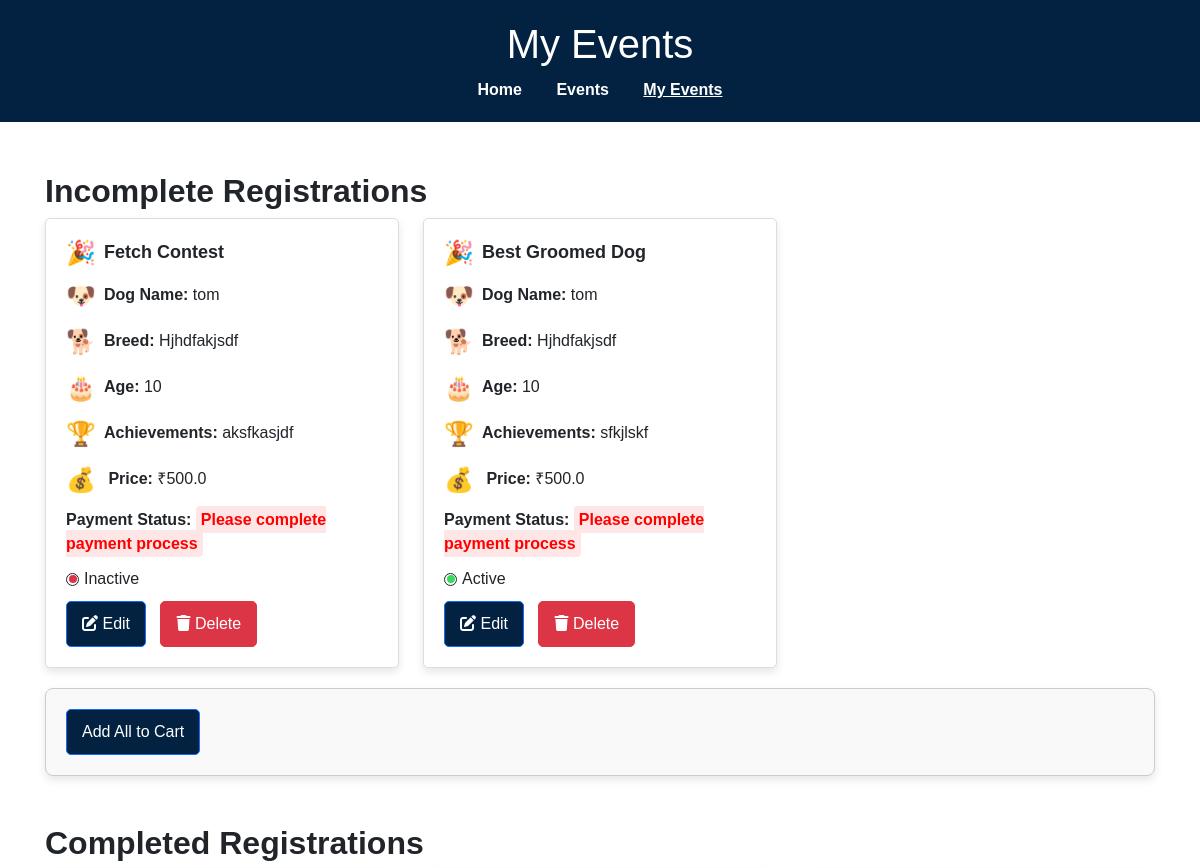
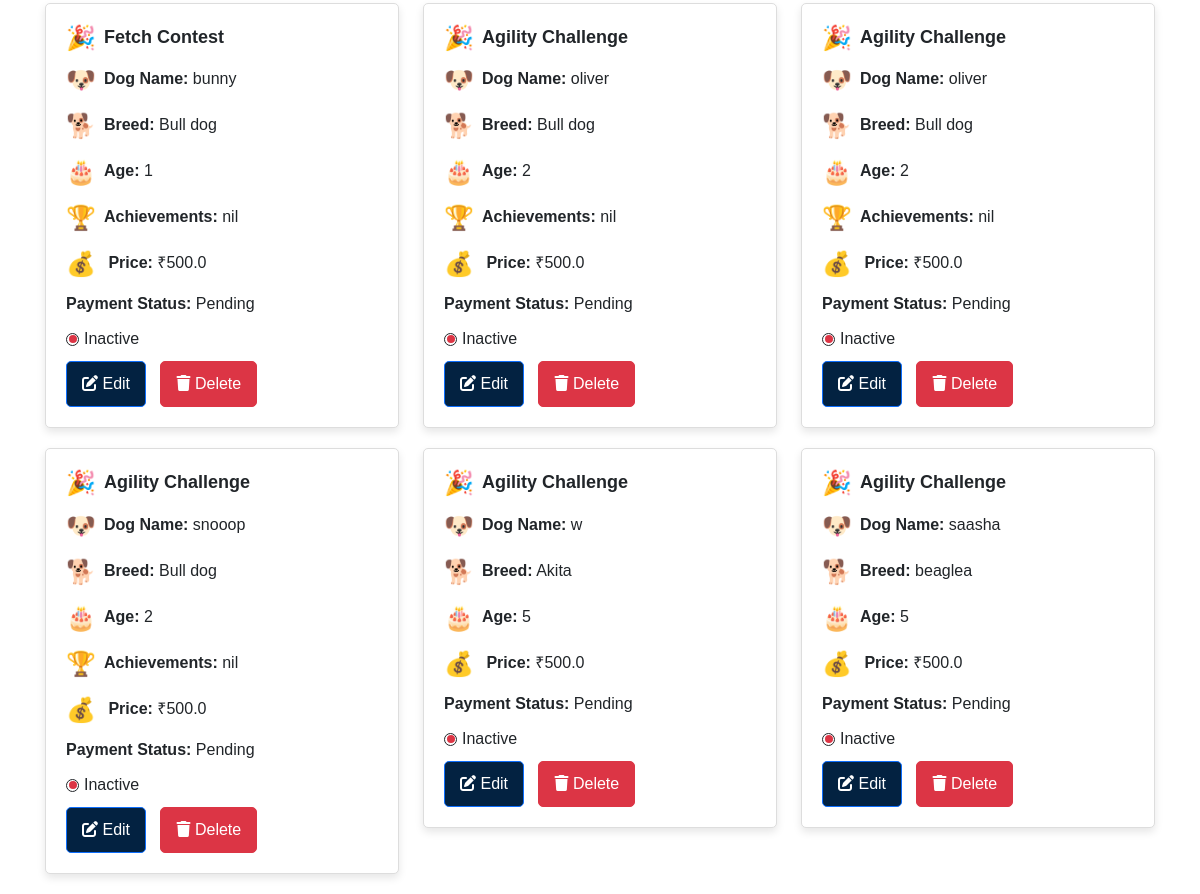
Page /my-events on the earlier database version (2 pictures, top to bottom).
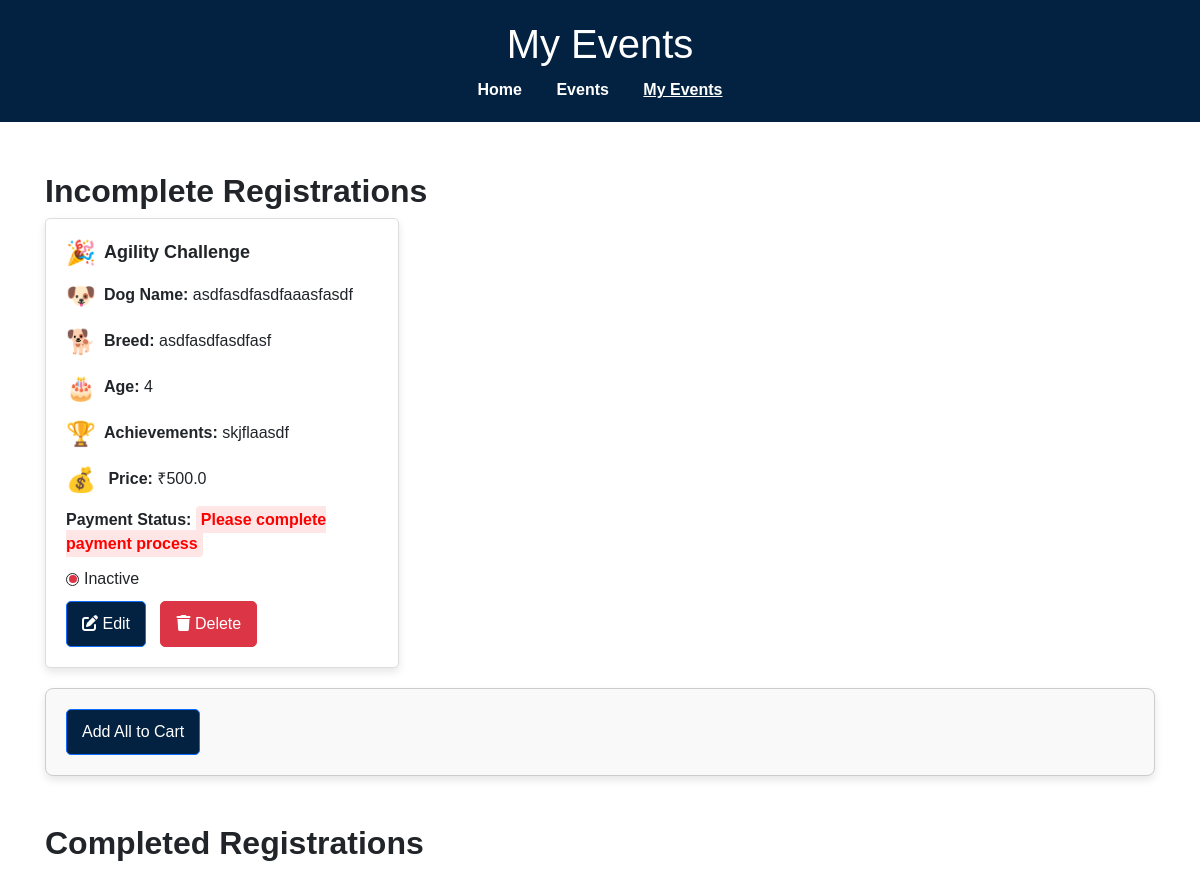
Same page on the later database version.
### app.py (models this page shows, shortened)
class Registration(db.Model):
    id = db.Column(db.String(10), primary_key=True, default=generate_dog_id)
    event_id = db.Column(db.Integer, db.ForeignKey('event.id'))
    competition_name = db.Column(db.String(100), nullable=False)
    dog_name = db.Column(db.String(100), nullable=False)
    breed = db.Column(db.String(100), nullable=False)
    age = db.Column(db.Integer, nullable=False)
    achievements = db.Column(db.Text, nullable=True)
    status = db.Column(db.String(20), nullable=False, default='Pending')  # Added status
    event = db.relationship('Event', backref='registrations')

class Event(db.Model):
    id = db.Column(db.Integer, primary_key=True)
    name = db.Column(db.String(100), nullable=False)
    description = db.Column(db.Text, nullable=True)
    price = db.Column(db.Float, nullable=False)
    date = db.Column(db.Date, nullable=False)
    venue = db.Column(db.String(150), nullable=False)
    image = db.Column(db.String(200), nullable=False)  # Store the image path

### app.py (the view)
@app.route('/my-events')
def my_events():
    today = date.today()
    events = Event.query.all()
    registrations = Registration.query.all()
    carts = Cart.query.all()
    for registration in registrations:
        if registration.event:  # Ensure the event exists
            event_date = registration.event.date
            registration.event.is_active = event_date >= today
        else:
            registration.event = None  # Handle missing event reference
    return render_template('my_events.html', registrations=registrations, events=events, carts=carts)

### app.py (called while the page is built)
@app.teardown_appcontext
def shutdown_session(exception=None):
    try:
        db.session.remove()
    except OperationalError:
        pass

@app.before_request
def ensure_fresh_session():
    if not session.get('initialized'):
        session.clear()
        session['initialized'] = True

### templates/my_events.html (shortened to what this page needs)
<!DOCTYPE html>
<html lang="en">
<head>
    <link href="https://cdn.jsdelivr.net/npm/bootstrap@5.3.0-alpha1/dist/css/bootstrap.min.css" rel="stylesheet">
    <link href="https://cdnjs.cloudflare.com/ajax/libs/font-awesome/6.0.0-beta3/css/all.min.css" rel="stylesheet">
</head>
<body>
    <header>
        <h1>My Events</h1>
        <nav>
            <a href="/">Home</a>
            <a href="{{ url_for('competition_page') }}">Events</a>
            <a href="/my-events" class="active">My Events</a>
        </nav>
    </header>
    <div class="container">
<h2><strong>Incomplete Registrations</strong></h2>
<div class="row">
    {% for registration in registrations %}
        {% if registration.status == 'Please complete payment process' %}
            <div class="col-md-4">
                <div class="card">
                    <div class="card-body">
                        <h5 class="card-title"><span class="event-icon">🎉</span>{{ registration.competition_name }}</h5>
                        <p class="card-text"><span class="event-icon">🐶</span><strong>Dog Name:</strong> {{ registration.dog_name }}</p>
                        <p class="card-text"><span class="event-icon">🐕</span><strong>Breed:</strong> {{ registration.breed }}</p>
                        <p class="card-text"><span class="event-icon">🎂</span><strong>Age:</strong> {{ registration.age }}</p>
                        {% if registration.achievements %}
                        <p class="card-text"><span class="event-icon">🏆</span><strong>Achievements:</strong> {{ registration.achievements }}</p>
                        {% endif %}
                        <p class="card-text">
                            <span class="event-icon">💰</span>
                            <strong>Price:</strong> ₹{{ registration.event.price if registration.event else "N/A" }}
                        </p>
                        <p class="card-text">
                            <strong>Payment Status:</strong>
                            <span class="payment-pending">{{ registration.status }}</span>
                        </p>
                        <p class="card-text">
                            <span class="status-indicator">
                                {% if registration.event and registration.event.is_active %}
                                    <span class="status-circle status-active">
                                        <span class="status-dot"></span>
                                    </span> Active
                                {% else %}
                                    <span class="status-circle status-inactive">
                                        <span class="status-dot"></span>
                                    </span> Inactive
                                {% endif %}
                            </span>
                        </p>
                        <a href="/edit/{{ registration.id }}" class="btn btn-primary">
                            <i class="fas fa-edit"></i> Edit
                        </a>
                        <a href="/delete/{{ registration.id }}" class="btn btn-danger"
                            onclick="return confirm('Are you sure you want to delete this registration?');">
                            <i class="fas fa-trash"></i> Delete
                        </a>
                    </div>
                </div>
            </div>
        {% endif %}
    {% endfor %}
</div>
    <form action="/add_item_to_cart" method="POST" >
        <button type="submit" class="btn btn-primary">
            Add All to Cart
        </button>
    </form
         <br>
         <br>
        <h2><strong>Completed Registrations</strong></h2>
        <div class="row">
            {% for registration in registrations %}
                {% if registration.status != 'Please complete payment process' %}
                <div class="col-md-4">
                    <div class="card">
                        <div class="card-body">
                            <h5 class="card-title"><span class="event-icon">🎉</span>{{ registration.competition_name }}</h5>
                            <p class="card-text"><span class="event-icon">🐶</span><strong>Dog Name:</strong> {{ registration.dog_name }}</p>
                            <p class="card-text"><span class="event-icon">🐕</span><strong>Breed:</strong> {{ registration.breed }}</p>
                            <p class="card-text"><span class="event-icon">🎂</span><strong>Age:</strong> {{ registration.age }}</p>
                            {% if registration.achievements %}
                            <p class="card-text"><span class="event-icon">🏆</span><strong>Achievements:</strong> {{ registration.achievements }}</p>
                            {% endif %}
                            <p class="card-text">
                                <span class="event-icon">💰</span>
                                <strong>Price:</strong> ₹{{ registration.event.price }}
                            </p>
                            <p class="card-text">
                                <strong>Payment Status:</strong>
                                {% if registration.status == 'Please complete payment process' %}
                                    <span class="payment-pending">{{ registration.status }}</span>
                                {% else %}
                                    {{ registration.status }}
                                {% endif %}
                            </p>
                            <p class="card-text">
                                <span class="status-indicator">
                                    {% if registration.event.is_active %}
                                        <span class="status-circle status-active">
                                            <span class="status-dot"></span>
                                        </span> Active
                                    {% else %}
                                        <span  class="status-circle status-inactive">
                                            <span class="status-dot"></span>
                                        </span> Inactive
                                    {% endif %}
                                </span>
                            </p>
                            <a href="/edit/{{ registration.id }}" class="btn btn-primary">
                                <i class="fas fa-edit"></i> Edit
                            </a>
                            <a href="/delete/{{ registration.id }}" class="btn btn-danger"
                                onclick="return confirm('Are you sure you want to delete this registration?');">
                                <i class="fas fa-trash"></i> Delete
                            </a>
                        </div>
                    </div>
                </div>
                {% endif %}
            {% endfor %}
        </div>
    </div>
</body>
</html>

### templates/my_events.html (style rules this page uses)
body, h1, h5, p { margin: 0; padding: 0; font-family: Arial, sans-serif; }
header { background-color: #032241; color: white; padding: 20px; text-align: center; }
header nav { margin-top: 10px; }
header nav a { color: white; margin: 0 15px; text-decoration: none; font-weight: bold; }
header nav a.active { text-decoration: underline; }
.container { margin-top: 50px; padding: 0 15px; }
.card { border: 1px solid #ddd; border-radius: 5px; box-shadow: 0 4px 8px rgba(0, 0, 0, 0.1); margin-bottom: 20px; }
.card-body { padding: 20px; }
.card-title { font-size: 18px; font-weight: bold; margin-bottom: 10px; }
.card-text { margin-bottom: 10px; }
.btn { padding: 10px 15px; border-radius: 5px; text-decoration: none; margin-right: 10px; cursor: pointer; }
.btn-primary { background-color: #032241; color: white; }
.btn-danger { background-color: #dc3545; color: white; }
.event-icon { font-size: 1.5rem; vertical-align: middle; margin-right: 8px; }
.status-indicator { display: inline-flex; align-items: center; gap: 5px; }
.status-circle { width: 13px; height: 13px; border: 1px solid ; border-radius: 50%; display: flex; justify-content: center; align-items: center; position: relative; }
.status-dot { width: 8px; height: 8px; border-radius: 50%; }
.status-inactive .status-dot { background-color: #dc3545; }
.payment-pending { color: #ff0000; font-weight: bold; background-color: #ffe6e6; padding: 5px; border-radius: 4px; animation: highlight 1s infinite; }
form { padding: 20px; border: 1px solid #ccc; background-color: #f9f9f9; box-shadow: 0 4px 8px rgba(0, 0, 0, 0.1); border-radius: 8px; }
button { display: block; margin: 0 auto; }

Differences in the rows shown:
removed Registration: competition_name "Fetch Contest", dog_name "tom", breed "Hjhdfakjsdf", age "10", achievements "aksfkasjdf", event "500.0", status "Please complete payment process", shows "Inactive", shown under "Incomplete Registrations"
removed Registration: competition_name "Best Groomed Dog", dog_name "tom", breed "Hjhdfakjsdf", age "10", achievements "sfkjlskf", event "500.0", status "Please complete payment process", shows "Active", shown under "Incomplete Registrations"
removed Registration: competition_name "Fetch Contest", dog_name "bunny", breed "Bull dog", age "1", achievements "nil", event.price "500.0", status "Pending", shown under "Completed Registrations"
removed Registration: competition_name "Agility Challenge", dog_name "oliver", breed "Bull dog", age "2", achievements "nil", event.price "500.0", status "Pending", shown under "Completed Registrations"
removed Registration: competition_name "Agility Challenge", dog_name "oliver", breed "Bull dog", age "2", achievements "nil", event.price "500.0", status "Pending", shown under "Completed Registrations"
removed Registration: competition_name "Agility Challenge", dog_name "snooop", breed "Bull dog", age "2", achievements "nil", event.price "500.0", status "Pending", shown under "Completed Registrations"
removed Registration: competition_name "Agility Challenge", dog_name "w", breed "Akita", age "5", event.price "500.0", status "Pending", shown under "Completed Registrations"
removed Registration: competition_name "Agility Challenge", dog_name "saasha", breed "beaglea", age "5", event.price "500.0", status "Pending", shown under "Completed Registrations"
added Registration: competition_name "Agility Challenge", dog_name "asdfasdfasdfaaasfasdf", breed "asdfasdfasdfasf", age "4", achievements "skjflaasdf", event "500.0", status "Please complete payment process", shows "Inactive", shown under "Incomplete Registrations"
